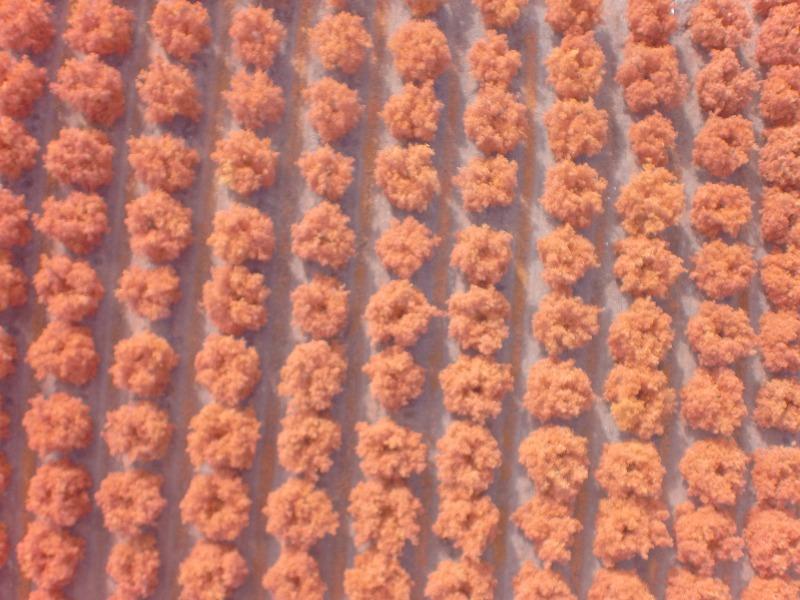
#> input picture ImagenesIR/plantCount.jpg, 800 x 600 px
$ python watershed.py
#> lines starting #> are read from the running program, lines starting #| are printed output that depends on the picture; after the words box and inside, x2 and y2 are one past the last pixel; in counts of white or black regions, pixels touching at a corner belong together
import numpy as np
import cv2
from matplotlib import pyplot as plt

img = cv2.imread('ImagenesIR/plantCount.jpg')
#> img is the input picture: shape (600, 800, 3); mean B, G, R 104.1, 122.4, 193.6
gray = cv2.cvtColor(img,cv2.COLOR_BGR2GRAY)
ret, thresh = cv2.threshold(gray,0,255,cv2.THRESH_BINARY_INV+cv2.THRESH_OTSU)
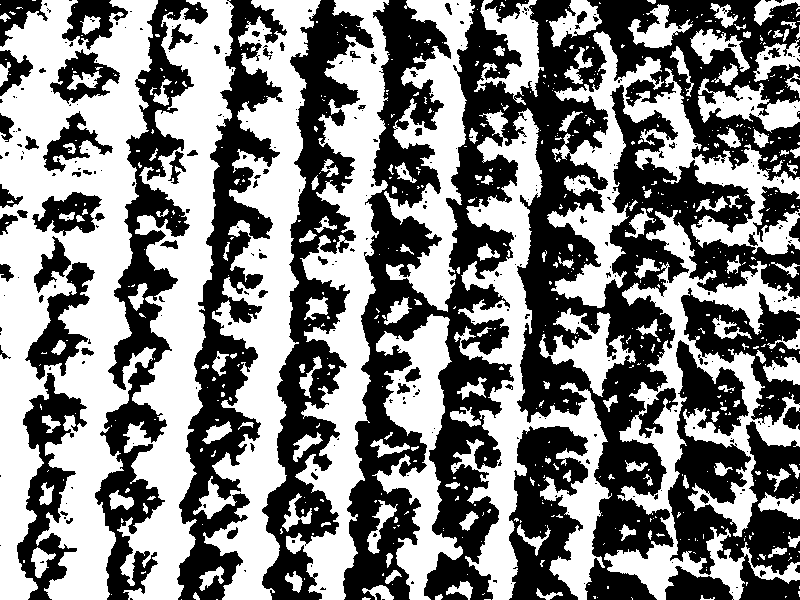
#> thresh: shape (600, 800); 51.3% white; 345 black regions (270 under 20 px), largest, box (x1, y1, x2, y2) and area: (343, 0, 800, 600) 114939, (262, 0, 374, 600) 22477, (177, 0, 287, 600) 21358
#> ret = 142
#cv2.imshow('thress',thresh); #imagen filtrada mascara
# noise removal
kernel = np.ones((3,3),np.uint8)
opening = cv2.morphologyEx(thresh,cv2.MORPH_OPEN,kernel, iterations = 2)
#> opening: shape (600, 800); 46.1% white; 205 white regions (2 under 20 px), largest, box (x1, y1, x2, y2) and area: (0, 0, 158, 600) 51359, (129, 0, 232, 600) 25887, (205, 0, 320, 600) 24411
cv2.imshow('opening',opening); #remosion de ruido
# sure background area
sure_bg = cv2.dilate(opening,kernel,iterations=3)
#> sure_bg: shape (600, 800); 66.8% white; 68 black regions (24 under 20 px), largest, box (x1, y1, x2, y2) and area: (588, 286, 800, 600) 27233, (442, 0, 605, 417) 26523, (266, 0, 370, 600) 15093
cv2.namedWindow("background", cv2.WINDOW_NORMAL)
cv2.imshow('background',sure_bg);
# Finding sure foreground area
dist_transform = cv2.distanceTransform(opening,cv2.DIST_L2,5)
cv2.namedWindow("dist_transform", cv2.WINDOW_NORMAL)
cv2.imshow('dist_transform',dist_transform); # transformacion de distancia


ret, sure_fg = cv2.threshold(dist_transform,0.7*dist_transform.max(),255,0)
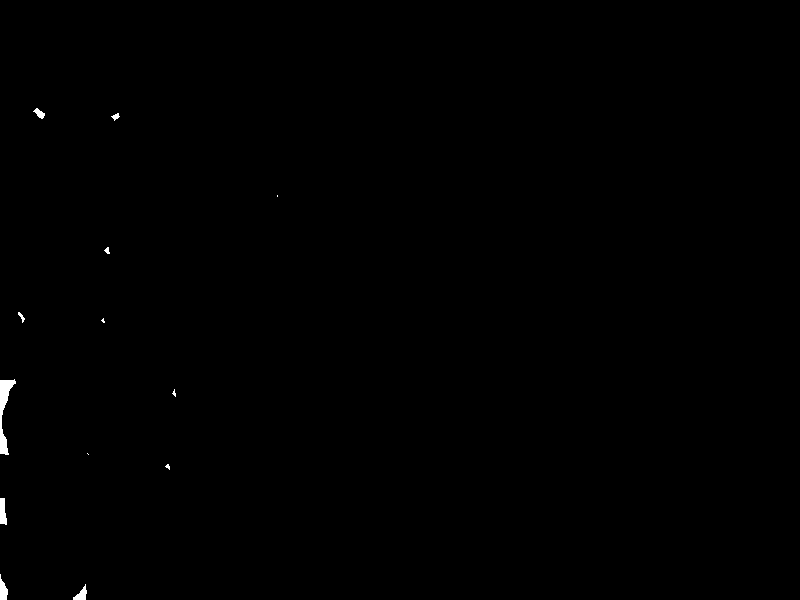
#> sure_fg: shape (600, 800) float32; 0.22% white; 13 white regions (5 under 20 px), largest, box (x1, y1, x2, y2) and area: (0, 379, 16, 455) 480, (0, 498, 7, 525) 149, (0, 574, 8, 600) 133
#> ret = 21.82

# Finding unknown region
sure_fg = np.uint8(sure_fg)
cv2.namedWindow("foreground", cv2.WINDOW_NORMAL)
cv2.imshow('foreground',sure_fg);
unknown = cv2.subtract(sure_bg,sure_fg)
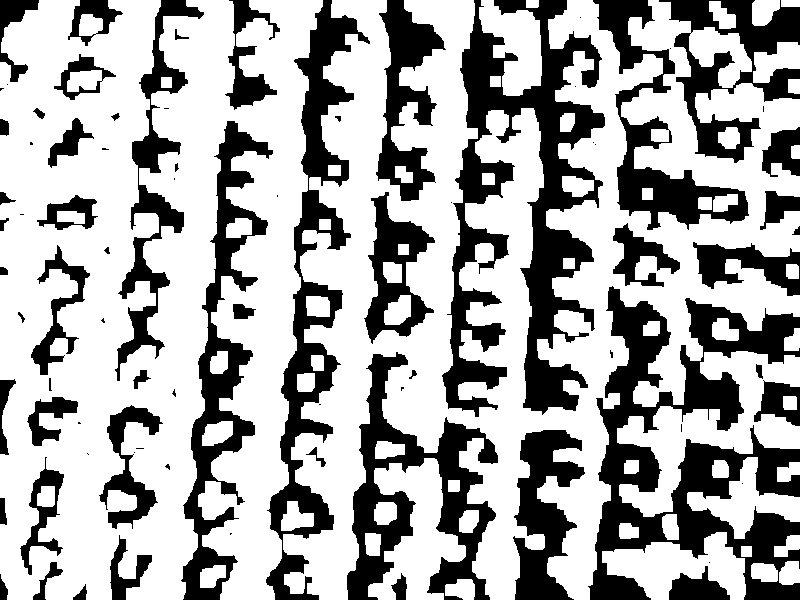
#> unknown: shape (600, 800); 66.6% white; 81 black regions (29 under 20 px), largest, box (x1, y1, x2, y2) and area: (588, 286, 800, 600) 27233, (442, 0, 605, 417) 26523, (266, 0, 370, 600) 15093
cv2.namedWindow("unknownregion", cv2.WINDOW_NORMAL)
cv2.imshow('unknownregion',unknown);

# Marker labelling
ret, markers = cv2.connectedComponents(sure_fg)
#> markers: shape (600, 800) int32; 14 distinct labels, from 0 to 13
#> ret = 14
#cv2.imshow('marker labelling',markers);
# Add one to all labels so that sure background is not 0, but 1
markers = markers+1
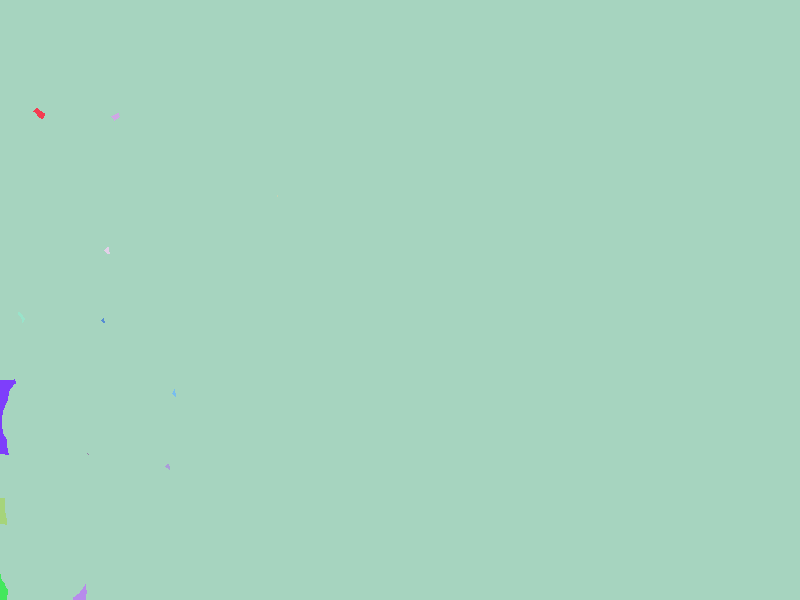
#> markers: shape (600, 800) int32; 14 distinct labels, from 1 to 14; one colour per label, 0 black

# Now, mark the region of unknown with zero
markers[unknown==255] = 0
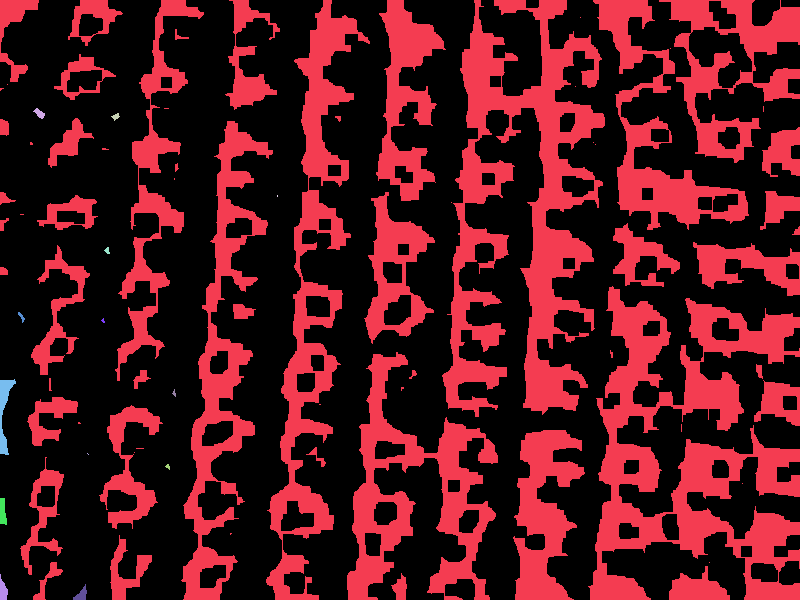
#> markers: shape (600, 800) int32; 15 distinct labels, from 0 to 14; one colour per label, 0 black

markers = cv2.watershed(img,markers)
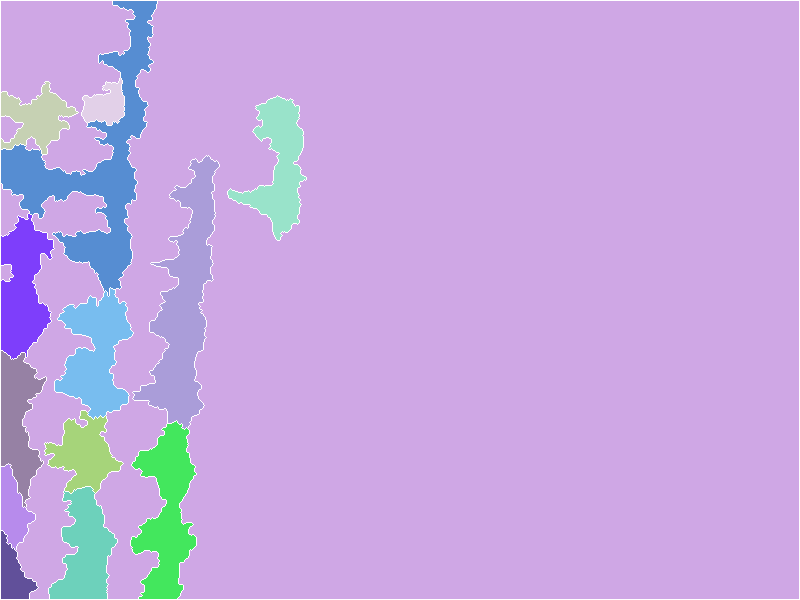
#> markers: shape (600, 800) int32; 15 distinct labels, from -1 to 14; one colour per label, 0 black, -1 white
#cv2.imshow('marker fin',markers);
img[markers == -1] = [255,0,0]
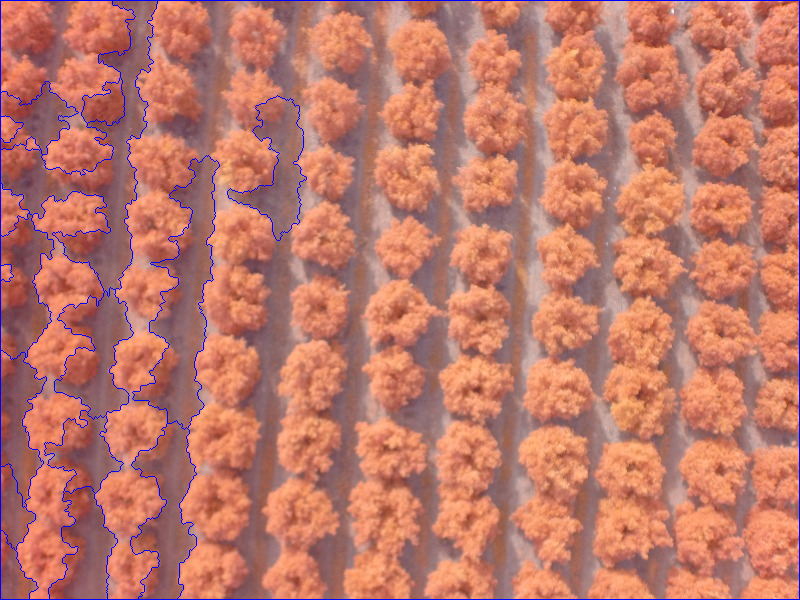
#> img: shape (600, 800, 3); 1.61% of pixels changed, all inside (x1, y1, x2, y2) = (0, 0, 800, 600)
cv2.namedWindow("results", cv2.WINDOW_NORMAL)
cv2.imshow('results',img);
cv2.waitKey(0)
cv2.destroyAllWindows()

$ run again, with ImagenesIR/1443713205080_g0010191.jpg copied over ImagenesIR/plantCount.jpg
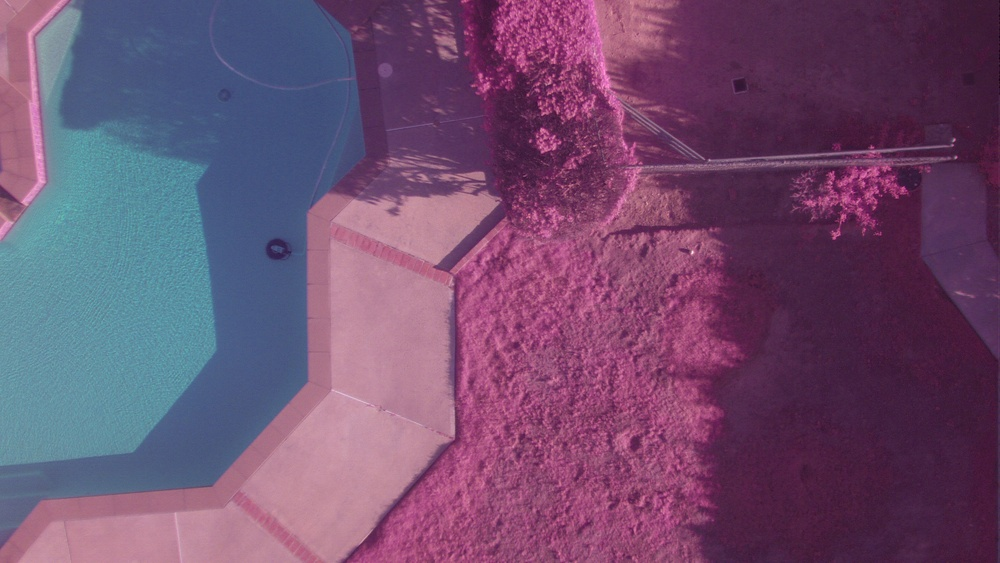
#> input picture ImagenesIR/1443713205080_g0010191.jpg, 1000 x 563 px, shrunk from 3000 x 1688 before the run
#> img is the input picture: shape (563, 1000, 3); mean B, G, R 111.9, 78.6, 111.8
#> `ret, thresh = cv2.threshold(gray,0,255,cv2.THRESH_BINARY_INV+cv2.THRES..`:
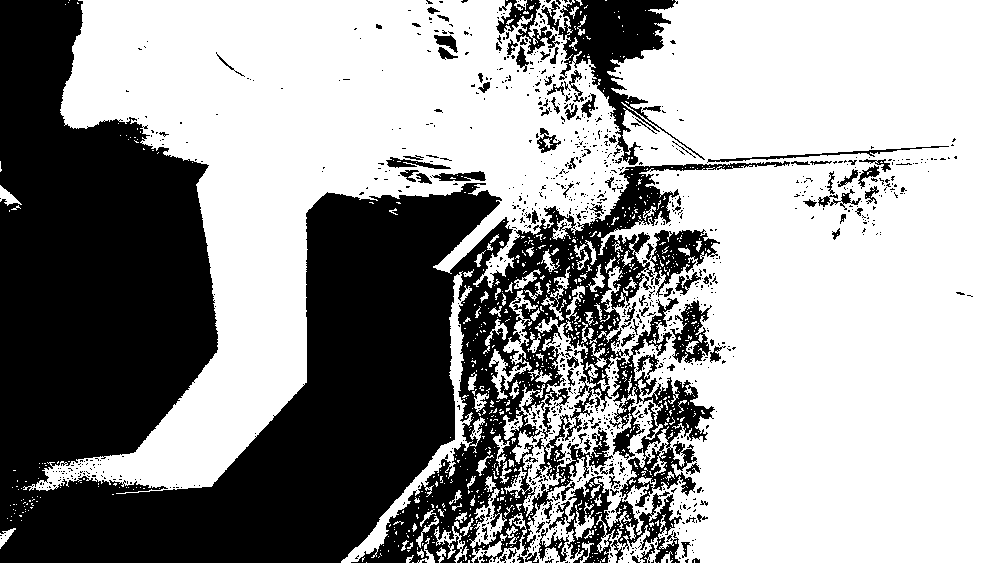
#> thresh: shape (563, 1000); 61% white; 1067 black regions (951 under 20 px), largest, box (x1, y1, x2, y2) and area: (0, 0, 790, 563) 192448, (558, 0, 705, 165) 7311, (549, 476, 682, 563) 4146
#> `ret, thresh = cv2.threshold(gray,0,255,cv2.THRESH_BINARY_INV+cv2.THRES..`: ret = 99
#> opening: shape (563, 1000); 54.2% white; 129 black regions (106 under 20 px), largest, box (x1, y1, x2, y2) and area: (0, 0, 949, 563) 255280, (434, 30, 458, 60) 524, (536, 128, 561, 155) 386
#> sure_bg: shape (563, 1000); 61.2% white; 22 black regions (11 under 20 px), largest, box (x1, y1, x2, y2) and area: (0, 0, 718, 563) 217182, (706, 158, 794, 167) 293, (437, 33, 455, 56) 239
#> `ret, sure_fg = cv2.threshold(dist_transform,0.7*dist_transform.max(),2..`: ret = 189.9
#> unknown: shape (563, 1000); 59.6% white; 23 black regions (11 under 20 px), largest, box (x1, y1, x2, y2) and area: (0, 0, 718, 563) 217182, (889, 472, 1000, 563) 8752, (706, 158, 794, 167) 293
#> `ret, markers = cv2.connectedComponents(sure_fg)`: ret = 2
#> `img[markers == -1] = [255,0,0]`:
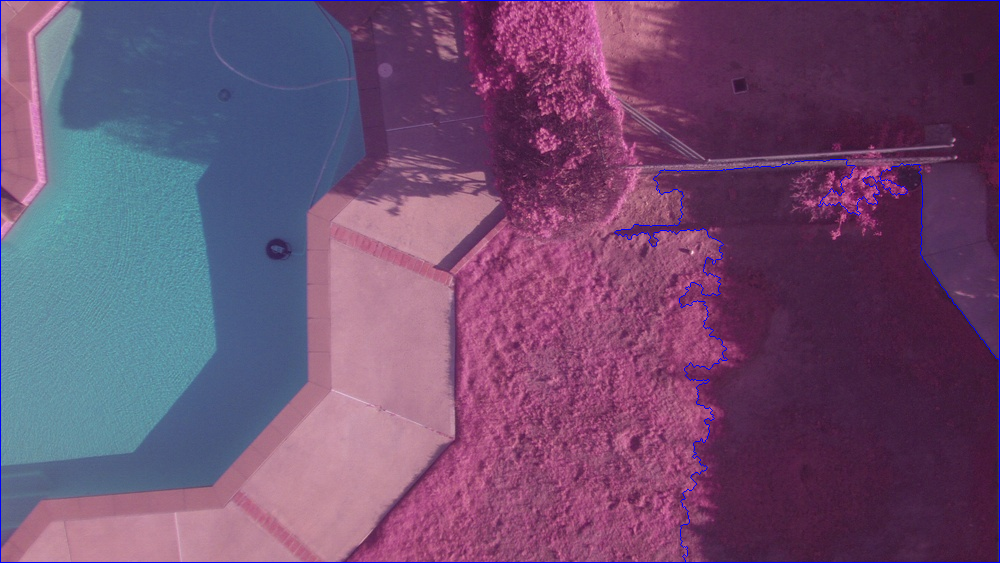
#> img: shape (563, 1000, 3); 0.84% of pixels changed, all inside (x1, y1, x2, y2) = (0, 0, 1000, 563)
